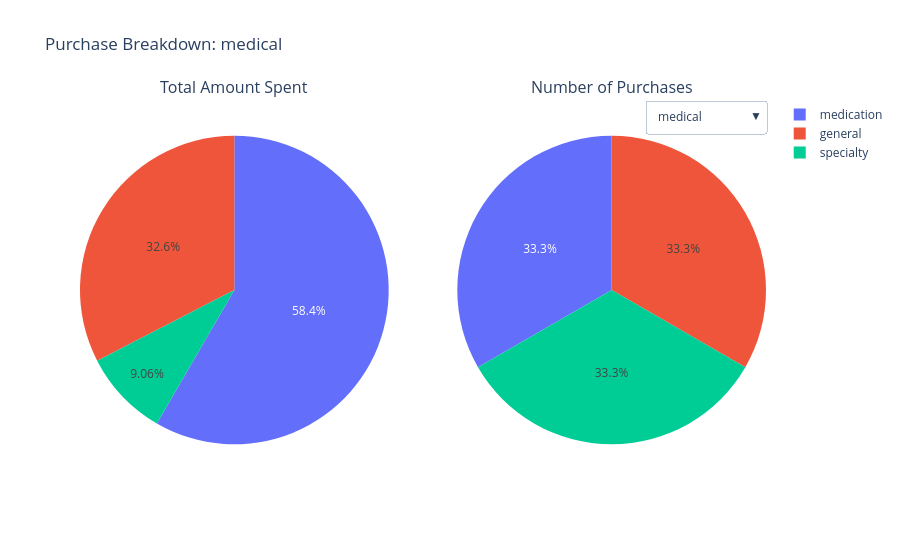

Notebook source saved alongside this figure:
### Code cell
pie_df = pd.read_sql_query(f'''
                            SELECT Purchases.Category, Purchases.Subcategory, Payments.Amount
                            FROM Purchases
                            JOIN Payments ON Purchases.PaymentID = Payments.PaymentID
                            WHERE UserID = {userid}
                            ORDER BY Purchases.TimeDate
                            ''', conn)

grouped_amount = pie_df.groupby(["Category", "Subcategory"])["Amount"].sum().reset_index(name="total")
grouped_count = pie_df.groupby(["Category", "Subcategory"]).size().reset_index(name="count")

fig = make_subplots(rows = 1, cols = 2,
                     specs=[[{"type": "domain"}, {"type": "domain"}]],
                     subplot_titles=("Total Amount Spent", "Number of Purchases"))

categories = pie_df["Category"].unique()

for i, category in enumerate(categories):
    category_amount_df = grouped_amount[grouped_amount["Category"] == category]
    category_count_df = grouped_count[grouped_count["Category"] == category]
    
    fig.add_trace(

        go.Pie(
            labels = category_amount_df["Subcategory"],
            values = category_amount_df["total"],
            name = f"{category}: Count",
            visible = (i == 0),
            hovertemplate = "%{label}: $%{value}<extra></extra>"
        ), 
        row = 1, col = 1
    )

    fig.add_trace(

        go.Pie(
            labels = category_count_df["Subcategory"],
            values = category_count_df["count"],
            name = f"{category}: Amount",
            visible = (i == 0),
            hovertemplate = "%{label}, %{value}<extra></extra>"
        ),
        row = 1, col = 2
    )

fig.update_layout(

    updatemenus=[
        dict(
            buttons = [
                dict(
                    label = category,
                    method = "update",
                    args = [
                        {"visible": [(j // 2) == i for j in range(2 * len(categories))]},
                        {"title": f"Purchase Breakdown: {category}"}
                    ]
                )
                for i, category in enumerate(categories)
            ],
            direction = "down",
            x = 1,
            y = 1,
        )

    ],
    title = f"Purchase Breakdown: {categories[0]}"
)

fig.show()

### Figure 1 — Plotly figure (JSON) as saved in the notebook; plotly's stock layout.template omitted (floating-point values rounded to 4 significant figures)
{"data": [{"domain": {"x": [0, 0.45], "y": [0, 1]}, "hovertemplate": "%{label}: $%{value}<extra></extra>", "labels": ["general", "medication", "specialty"], "name": "medical: Count", "type": "pie", "values": [130.2, 233.3, 36.22], "visible": true}, {"domain": {"x": [0.55, 1], "y": [0, 1]}, "hovertemplate": "%{label}, %{value}<extra></extra>", "labels": ["general", "medication", "specialty"], "name": "medical: Amount", "type": "pie", "values": [1, 1, 1], "visible": true}, {"domain": {"x": [0, 0.45], "y": [0, 1]}, "hovertemplate": "%{label}: $%{value}<extra></extra>", "labels": ["cosmetics", "gym"], "name": "health: Count", "type": "pie", "values": [499.9, 322.5], "visible": false}, {"domain": {"x": [0.55, 1], "y": [0, 1]}, "hovertemplate": "%{label}, %{value}<extra></extra>", "labels": ["cosmetics", "gym"], "name": "health: Amount", "type": "pie", "values": [2, 2], "visible": false}, {"domain": {"x": [0, 0.45], "y": [0, 1]}, "hovertemplate": "%{label}: $%{value}<extra></extra>", "labels": ["events", "subscriptions", "travel"], "name": "entertainment: Count", "type": "pie", "values": [322.9, 232.2, 302.2], "visible": false}, {"domain": {"x": [0.55, 1], "y": [0, 1]}, "hovertemplate": "%{label}, %{value}<extra></extra>", "labels": ["events", "subscriptions", "travel"], "name": "entertainment: Amount", "type": "pie", "values": [2, 1, 1], "visible": false}, {"domain": {"x": [0, 0.45], "y": [0, 1]}, "hovertemplate": "%{label}: $%{value}<extra></extra>", "labels": ["groceries"], "name": "food: Count", "type": "pie", "values": [174.1], "visible": false}, {"domain": {"x": [0.55, 1], "y": [0, 1]}, "hovertemplate": "%{label}, %{value}<extra></extra>", "labels": ["groceries"], "name": "food: Amount", "type": "pie", "values": [2], "visible": false}, {"domain": {"x": [0, 0.45], "y": [0, 1]}, "hovertemplate": "%{label}: $%{value}<extra></extra>", "labels": ["life", "transportation"], "name": "insurance: Count", "type": "pie", "values": [431.9, 11.3], "visible": false}, {"domain": {"x": [0.55, 1], "y": [0, 1]}, "hovertemplate": "%{label}, %{value}<extra></extra>", "labels": ["life", "transportation"], "name": "insurance: Amount", "type": "pie", "values": [3, 1], "visible": false}, {"domain": {"x": [0, 0.45], "y": [0, 1]}, "hovertemplate": "%{label}: $%{value}<extra></extra>", "labels": ["electricity", "internet", "water"], "name": "utilities: Count", "type": "pie", "values": [585.9, 266.2, 512.8], "visible": false}, {"domain": {"x": [0.55, 1], "y": [0, 1]}, "hovertemplate": "%{label}, %{value}<extra></extra>", "labels": ["electricity", "internet", "water"], "name": "utilities: Amount", "type": "pie", "values": [2, 1, 2], "visible": false}, {"domain": {"x": [0, 0.45], "y": [0, 1]}, "hovertemplate": "%{label}: $%{value}<extra></extra>", "labels": ["donations"], "name": "miscellaneous: Count", "type": "pie", "values": [210.2], "visible": false}, {"domain": {"x": [0.55, 1], "y": [0, 1]}, "hovertemplate": "%{label}, %{value}<extra></extra>", "labels": ["donations"], "name": "miscellaneous: Amount", "type": "pie", "values": [2], "visible": false}, {"domain": {"x": [0, 0.45], "y": [0, 1]}, "hovertemplate": "%{label}: $%{value}<extra></extra>", "labels": ["insurance"], "name": "housing: Count", "type": "pie", "values": [169.0], "visible": false}, {"domain": {"x": [0.55, 1], "y": [0, 1]}, "hovertemplate": "%{label}, %{value}<extra></extra>", "labels": ["insurance"], "name": "housing: Amount", "type": "pie", "values": [1], "visible": false}, {"domain": {"x": [0, 0.45], "y": [0, 1]}, "hovertemplate": "%{label}: $%{value}<extra></extra>", "labels": ["insurance", "maintenence", "registration"], "name": "transportation: Count", "type": "pie", "values": [336.2, 398.9, 65.6], "visible": false}, {"domain": {"x": [0.55, 1], "y": [0, 1]}, "hovertemplate": "%{label}, %{value}<extra></extra>", "labels": ["insurance", "maintenence", "registration"], "name": "transportation: Amount", "type": "pie", "values": [2, 2, 1], "visible": false}], "layout": {"annotations": [{"font": {"size": 16}, "showarrow": false, "text": "Total Amount Spent", "x": 0.225, "xanchor": "center", "xref": "paper", "y": 1, "yanchor": "bottom", "yref": "paper"}, {"font": {"size": 16}, "showarrow": false, "text": "Number of Purchases", "x": 0.775, "xanchor": "center", "xref": "paper", "y": 1, "yanchor": "bottom", "yref": "paper"}], "title": {"text": "Purchase Breakdown: medical"}, "updatemenus": [{"buttons": [{"args": [{"visible": [true, true, false, false, false, false, false, false, false, false, false, false, false, false, false, false, false, false]}, {"title": "Purchase Breakdown: medical"}], "label": "medical", "method": "update"}, {"args": [{"visible": [false, false, true, true, false, false, false, false, false, false, false, false, false, false, false, false, false, false]}, {"title": "Purchase Breakdown: health"}], "label": "health", "method": "update"}, {"args": [{"visible": [false, false, false, false, true, true, false, false, false, false, false, false, false, false, false, false, false, false]}, {"title": "Purchase Breakdown: entertainment"}], "label": "entertainment", "method": "update"}, {"args": [{"visible": [false, false, false, false, false, false, true, true, false, false, false, false, false, false, false, false, false, false]}, {"title": "Purchase Breakdown: food"}], "label": "food", "method": "update"}, {"args": [{"visible": [false, false, false, false, false, false, false, false, true, true, false, false, false, false, false, false, false, false]}, {"title": "Purchase Breakdown: insurance"}], "label": "insurance", "method": "update"}, {"args": [{"visible": [false, false, false, false, false, false, false, false, false, false, true, true, false, false, false, false, false, false]}, {"title": "Purchase Breakdown: utilities"}], "label": "utilities", "method": "update"}, {"args": [{"visible": [false, false, false, false, false, false, false, false, false, false, false, false, true, true, false, false, false, false]}, {"title": "Purchase Breakdown: miscellaneous"}], "label": "miscellaneous", "method": "update"}, {"args": [{"visible": [false, false, false, false, false, false, false, false, false, false, false, false, false, false, true, true, false, false]}, {"title": "Purchase Breakdown: housing"}], "label": "housing", "method": "update"}, {"args": [{"visible": [false, false, false, false, false, false, false, false, false, false, false, false, false, false, false, false, true, true]}, {"title": "Purchase Breakdown: transportation"}], "label": "transportation", "method": "update"}], "direction": "down", "x": 1, "y": 1}]}}
